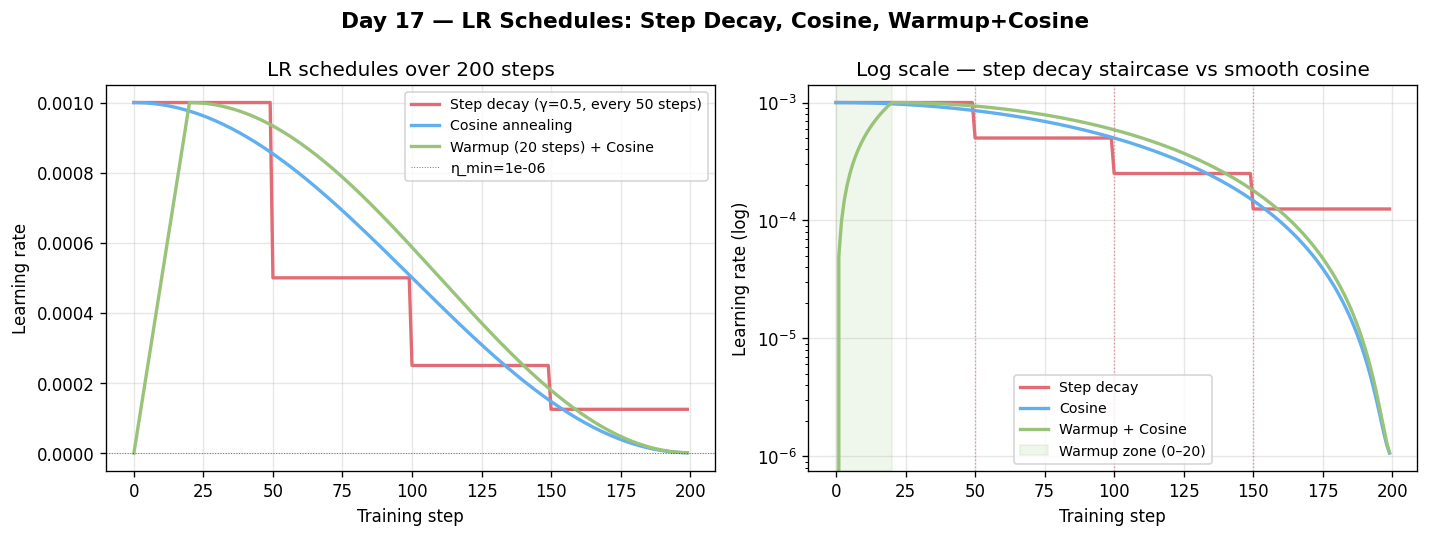

The script that saved this image:
import numpy as np
import matplotlib.pyplot as plt

T = 200    # total steps
Tw = 20    # warmup steps
eta0 = 1e-3
eta_min = 1e-6

steps = np.arange(T)

# Step decay: halve every 50 steps
def step_decay(t, gamma=0.5, k=50):
    return eta0 * gamma ** (t // k)

# Cosine annealing
def cosine(t):
    return eta_min + 0.5 * (eta0 - eta_min) * (1 + np.cos(np.pi * t / T))

# Warmup + Cosine
def warmup_cosine(t):
    if t < Tw:
        return eta0 * t / Tw
    return eta_min + 0.5 * (eta0 - eta_min) * (1 + np.cos(np.pi * (t - Tw) / (T - Tw)))

lr_step    = np.array([step_decay(t) for t in steps])
lr_cosine  = np.array([cosine(t)    for t in steps])
lr_warmup  = np.array([warmup_cosine(t) for t in steps])

fig, axes = plt.subplots(1, 2, figsize=(12, 4.5))
fig.suptitle("Day 17 — LR Schedules: Step Decay, Cosine, Warmup+Cosine", fontsize=13, fontweight="bold")

ax = axes[0]
ax.plot(steps, lr_step,   color="#e06c75", linewidth=2, label="Step decay (γ=0.5, every 50 steps)")
ax.plot(steps, lr_cosine, color="#61afef", linewidth=2, label="Cosine annealing")
ax.plot(steps, lr_warmup, color="#98c379", linewidth=2, label=f"Warmup ({Tw} steps) + Cosine")
ax.axhline(eta_min, color="k", linewidth=0.6, linestyle=":", alpha=0.5, label=f"η_min={eta_min:.0e}")
ax.set_xlabel("Training step"); ax.set_ylabel("Learning rate")
ax.set_title("LR schedules over 200 steps")
ax.legend(fontsize=8.5); ax.grid(True, alpha=0.3)

ax2 = axes[1]
ax2.semilogy(steps, lr_step,   color="#e06c75", linewidth=2, label="Step decay")
ax2.semilogy(steps, lr_cosine, color="#61afef", linewidth=2, label="Cosine")
ax2.semilogy(steps, lr_warmup, color="#98c379", linewidth=2, label="Warmup + Cosine")
ax2.axvspan(0, Tw, alpha=0.15, color="#98c379", label=f"Warmup zone (0–{Tw})")
# annotate the step decay discontinuities
for t_drop in [50, 100, 150]:
    ax2.axvline(t_drop, color="#e06c75", linewidth=0.8, linestyle=":", alpha=0.7)
ax2.set_xlabel("Training step"); ax2.set_ylabel("Learning rate (log)")
ax2.set_title("Log scale — step decay staircase vs smooth cosine")
ax2.legend(fontsize=8.5); ax2.grid(True, alpha=0.3)

plt.tight_layout()
plt.savefig("graph_DAY_17.png", dpi=120, bbox_inches="tight")
print("graph_DAY_17.png saved")
